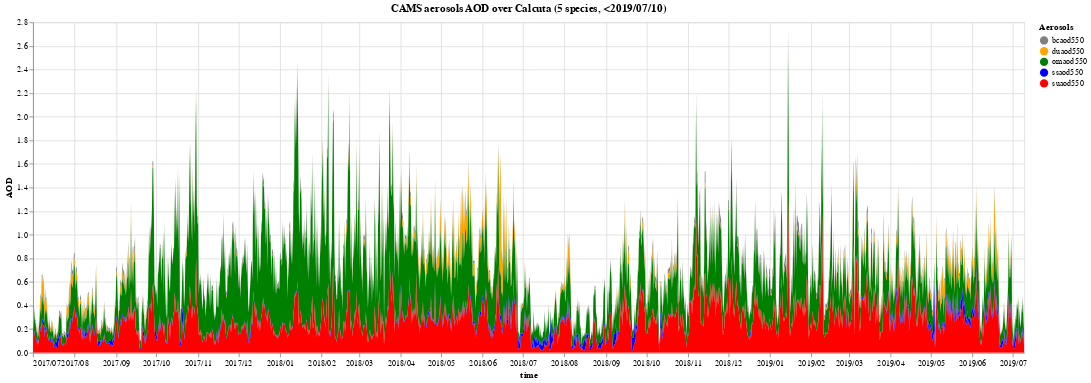

Notebook code cell kept with this figure:
### Markdown cell above
# 5-species plots

### Code cell
# Standard stack plot

alt.Chart(df_calcuta_5).transform_fold(
    ['duaod550',
     'omaod550',
     'bcaod550',
     'suaod550',
     'ssaod550'],
    as_ = ['Aerosols', 'AOD']
).mark_area().encode(
    alt.X('time:T', axis=alt.Axis(format='%Y/%m')),
    alt.Y('AOD:Q', stack='zero'),
    alt.Color('Aerosols:N', scale=alt.Scale(domain=domain5, range=range5_, nice={'interval': 'month', 'step': 1}))
    #alt.Color('Aerosols:N')
).properties(
    width=1200,
    height=400,
    title='CAMS aerosols AOD over Calcuta (5 species, <2019/07/10)'
).interactive()

### Figure 1 — Vega-Lite specification as saved in the notebook (floating-point values rounded to 4 significant figures; data arrays with more than 128 entries replaced by an {"elided": "..."} marker saying what was removed)
{"config": {"view": {"continuousWidth": 400, "continuousHeight": 300}}, "data": {"name": "data-70e5766f33f276c027d5e7f0d0199521"}, "mark": "area", "encoding": {"color": {"type": "nominal", "field": "Aerosols", "scale": {"domain": ["bcaod550", "duaod550", "omaod550", "ssaod550", "suaod550"], "nice": {"interval": "month", "step": 1}, "range": ["grey", "orange", "green", "blue", "red"]}}, "x": {"type": "temporal", "axis": {"format": "%Y/%m"}, "field": "time"}, "y": {"type": "quantitative", "field": "AOD", "stack": "zero"}}, "height": 400, "selection": {"selector001": {"type": "interval", "bind": "scales", "encodings": ["x", "y"]}}, "title": "CAMS aerosols AOD over Calcuta (5 species, <2019/07/10)", "transform": [{"fold": ["duaod550", "omaod550", "bcaod550", "suaod550", "ssaod550"], "as": ["Aerosols", "AOD"]}], "width": 1200, "$schema": "https://vega.github.io/schema/vega-lite/v4.8.1.json", "datasets": {"data-70e5766f33f276c027d5e7f0d0199521": {"elided": "1478 records"}}}
